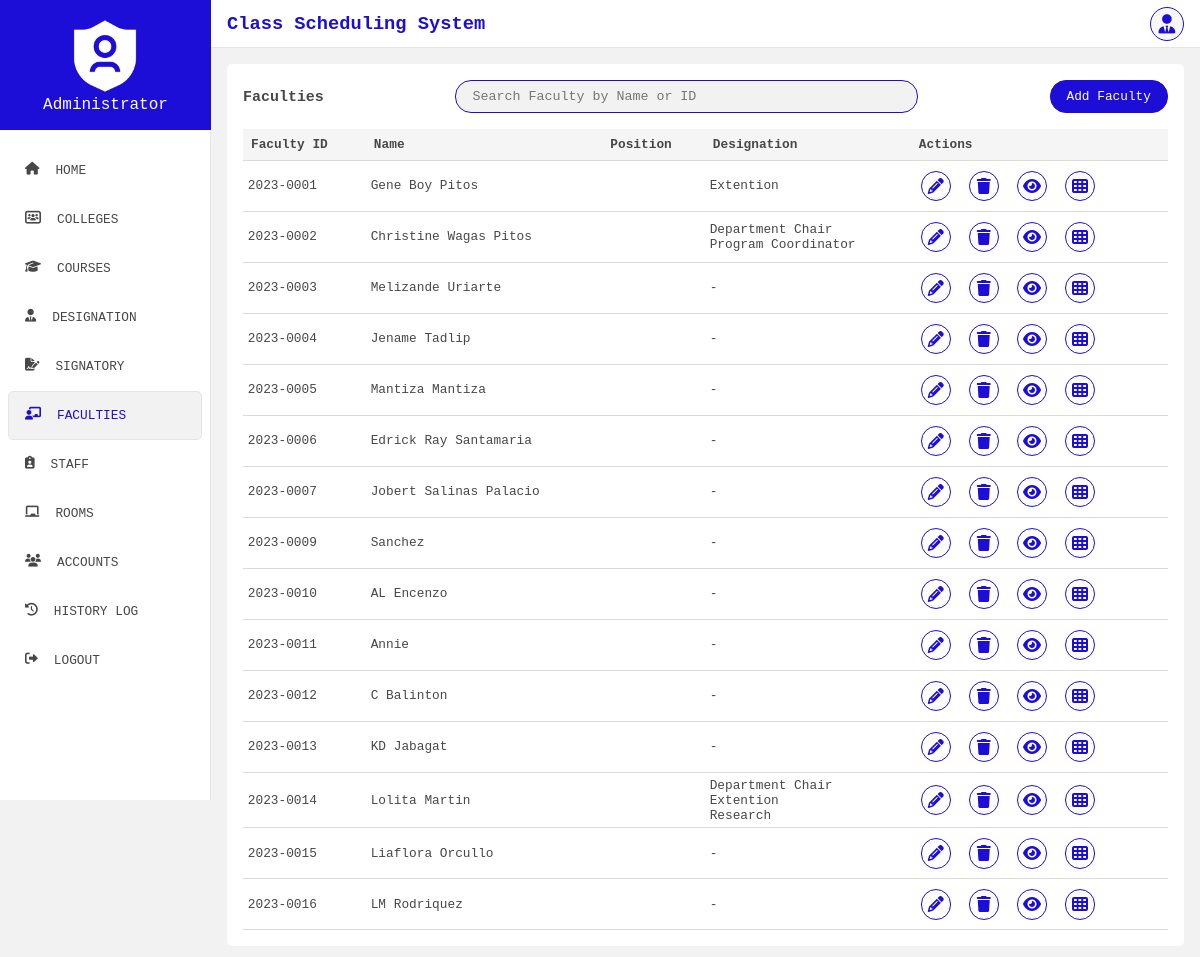
The app's page /view/faculties.php (signed in) with its own data.
### tables this page shows
CREATE TABLE `course_faculty` (
  `course_id` varchar(40) NOT NULL,
  `fac_id` varchar(40) NOT NULL
);

CREATE TABLE `faculty` (
  `fac_id` varchar(40) NOT NULL,
  `fname` varchar(100) DEFAULT NULL,
  `mname` varchar(100) DEFAULT NULL,
  `lname` varchar(40) DEFAULT NULL,
  `address` text DEFAULT NULL,
  `sex` varchar(40) DEFAULT NULL,
  `marital_stat` varchar(40) DEFAULT NULL,
  `contact` varchar(40) DEFAULT NULL,
  `vaccinated` varchar(40) DEFAULT NULL,
  `educ_qualification` varchar(50) NOT NULL,
  `qual_major` varchar(50) NOT NULL,
  `eligibility_prc` varchar(50) NOT NULL,
  `position_id` varchar(50) NOT NULL
);

CREATE TABLE `faculty_designation` (
  `fac_id` varchar(50) NOT NULL,
  `designation_id` varchar(50) NOT NULL
);

CREATE TABLE `designation` (
  `designation_id` varchar(50) NOT NULL,
  `designation_title` varchar(50) NOT NULL,
  `deloading` int(50) NOT NULL
);

### config/Dbh.php (called while the page is built)
<?php
class Dbh{
    private $host = "localhost";
    private $db_name = "class_scheduling";
    private $username = "root";
    private $password = "";
    public function connect(){
        try{
            $conn = new PDO("mysql:host=".$this->host.";dbname=".$this->db_name, $this->username, $this->password);
            $conn->setAttribute(PDO::ATTR_ERRMODE, PDO::ERRMODE_EXCEPTION);
            return $conn;
        } catch (PDOException $e){
            echo "Connection failed " . $e->getMessage();
        }
    }
}

### models/FacultiesModel.php (called while the page is built, shortened)
<?php
require_once "../config/Dbh.php";
class FacultiesModel extends Dbh{
    private $conn;
    public function __construct(){
        $this->conn = $this->connect();
    }
    public function read_faculties(){
        $sql = "SELECT * FROM `course_faculty` cf
                LEFT JOIN `faculty` f ON cf.fac_id = f.fac_id
                LEFT JOIN `course` c ON c.course_id = cf.course_id
                LEFT JOIN `college` cl ON cl.coll_id = c.coll_id ";
        $stmt = $this->conn->prepare($sql);
        $stmt->execute();
        return $stmt->fetchAll(PDO::FETCH_ASSOC);
    }
}

### controllers/FacultiesContr.php (called while the page is built, shortened)
<?php
require_once "../models/FacultiesModel.php";
require_once "../controllers/DesignationContr.php";
class FacultiesContr extends FacultiesModel{
    public function get_faculties(){
        return $this->read_faculties();
    }
}

### models/DesignationModel.php (called while the page is built, shortened)
<?php
require_once "../config/Dbh.php";
class DesignationModel extends Dbh{
    private $conn;
    public function __construct(){
        $this->conn = $this->connect();
    }
    public function read_faculty_designations($fac_id){
        $sql = "SELECT * FROM `faculty_designation` fd
                LEFT JOIN `designation` d ON d.designation_id = fd.designation_id
                WHERE `fac_id`=?";
        $stmt = $this->conn->prepare($sql);
        $stmt->execute([$fac_id]);
        return $stmt->fetchAll(PDO::FETCH_ASSOC);
    }
}

### controllers/DesignationContr.php (called while the page is built, shortened)
<?php
require_once "../models/DesignationModel.php";
class DesignationContr extends DesignationModel{
    public function get_faculty_designations($fac_id){
        if($fac_id){
            return $this->read_faculty_designations($fac_id);
        }
    }
}

### view/faculties.php (the view, shortened to what this page needs)
<?php
    require_once "../controllers/FacultiesContr.php";
    require_once "../controllers/DesignationContr.php";
    $faculties_contr = new FacultiesContr();
    $designation_contr = new DesignationContr();
    if(isset($_GET["course_id"])){
        $faculties = $faculties_contr->get_fac_by_crsID($_GET["course_id"]);
    }else{
        $faculties = $faculties_contr->get_faculties();
    }
?>
<!DOCTYPE html>
<html lang="en">
<head>
    <link rel="stylesheet" href="../public/css/general.css">
    <link rel="stylesheet" href="../public/css/all.css">
</head>
<body>
    <div class="container">
        <?php include '../includes/sidebar.php'; ?>
        <div class="main">
            <?php include '../includes/header.php'; ?>
            <div class="content">
                <div class="table_container">
                    <section>
                        <h3>Faculties</h3>
                        <input type="text" class="search_box" onkeyup="searchFaculty(event, `<?php echo $_SESSION['user']['user_type'];?>`);" placeholder="Search Faculty by Name or ID">
                        <?php
                        if($_SESSION["user"]["user_type"] == "admin" || $_SESSION["user"]["user_type"] == "staff"){
                            ?>
                            <button class="add_btn" id="add_faculty">
                                <span>Add Faculty</span>
                            </button>
                            <?php
                        }
                        ?>
                    </section>
                    <table>
                        <tr>
                            <th>Faculty ID</th>
                            <th>Name</th>
                            <th>Position</th>
                            <th>Designation</th>
                            <th>Actions</th>
                        </tr>
                        <tbody id="faculty_list">
                            <?php
                            foreach($faculties as $faculty){
                                ?>
                                <tr>
                                    <td><?php echo $faculty["fac_id"]; ?></td>
                                    <td><?php echo $faculty["fname"].' '.$faculty["mname"].' '.$faculty["lname"]; ?></td>
                                    <td><?php echo $faculty["position"]; ?></td>
                                    <td>
                                        <?php
                                        $fac_designations = $designation_contr->get_faculty_designations($faculty["fac_id"]);
                                        if(count($fac_designations) > 0){
                                            foreach($fac_designations as $designation){
                                                echo "<span>".$designation["designation_title"]."</span><br>";
                                            }
                                        }else {
                                            echo '-';
                                        }
                                        ?>
                                    </td>
                                    <td>
                                        <div class="actions_con">
                                            <div class="actions">
                                                <?php
                                                if($_SESSION["user"]["user_type"] == "admin"){
                                                    ?>
                                                    <button class="tb_action_item" onclick='handleFacultyEdit(`<?php echo json_encode($faculty); ?>`);' title="edit">
                                                        <i class="fas fa-pencil"></i>
                                                    </button>
                                                    <button class="tb_action_item" title="delete" onclick="handleDeleteFaculty(`<?php echo $faculty['fac_id']; ?>`, `<?php echo $faculty['course_id']; ?>`);">
                                                        <i class="fas fa-trash"></i>
                                                    </button>
                                                    <?php
                                                }
                                                ?>
                                                <button class="tb_action_item" onclick='showMoreFacultyInfo(`<?php echo json_encode($faculty); ?>`);' title="view">
                                                    <i class="fas fa-eye"></i>
                                                </button>
                                                <button class="tb_action_item" title="schedule">
                                                    <a href="./instructor_load.php?<?php echo 'fac_id='.$faculty["fac_id"].'&course_id='.$faculty["course_id"]; ?>">
                                                        <i class="fas fa-table-cells"></i>
                                                    </a>
                                                </button>
                                            </div>
                                        </div>
                                    </td>
                                </tr>
                                <?php
                            }
                            ?>
                        </tbody>
                    </table>
                </div>
            </div>
        </div>
    </div>
</body>
</html>

### public/css/general.css (style rules this page uses)
* { padding: 0; margin: 0; box-sizing: border-box; font-family: 'Courier New', Courier, monospace; }
:root { --primary: #ffffff; --secondary: #474747; --blue-accent: #1c0ed7; --orange-accent: #F15412; }
body { background-color: #f3f2f2; height: 90vh; }
.container { display: flex; }
.main { width: 100%; display: flex; flex-direction: column; }
.search_box { width: 50%; padding: .5rem 1rem; border-radius: 1rem; border: 1px solid var(--blue-accent); background-color: #f3f2f2; outline: none; }
.content { flex: 1; padding: 1rem; width: 100%; font-size: .8rem; }
.table_container { background-color: var(--primary); padding: 1rem; border-radius: 5px; color: var(--secondary); overflow-y: auto; }
.table_container section { display: flex; align-items: center; justify-content: space-between; margin-bottom: 1rem; }
.add_btn { background-color: var(--blue-accent); color: var(--primary); border: none; outline: none; border: 1px solid var(--blue-accent); font-size: .8rem; padding: .5rem 1rem; border-radius: 1rem; cursor: pointer; }
table { width: 100%; border-radius: 5px; border-collapse: collapse; }
td, th { border-bottom: 1px solid #dadada; }
th { background-color: #f5f5f5; padding: .5rem; text-align: left; }
td { padding: .3rem; }
.tb_action_item { margin-right: .5rem; border: none; outline: none; background-color: #FFF; cursor: pointer; margin: 5px; }
.tb_action_item i { font-size: 1rem; position: relative; background-color: var(--primary); border: 1px solid var(--blue-accent); color: var(--blue-accent); border-radius: 50%; width: 1.9rem; height: 1.9rem; text-align: center; }
.tb_action_item i::before { position: relative; top: 50%; transform: translateY(-50%); display: block; }
.actions_con { position: relative; }
.actions { align-items: center; }

### records on screen
course_faculty: fac.fac_id "2023-0001", fac.fname "Gene Boy", fac.lname "Pitos"
faculty_designation: designation.designation_title "Extention"
course_faculty: fac.fac_id "2023-0002", fac.fname "Christine", fac.mname "Wagas", fac.lname "Pitos"
faculty_designation: designation.designation_title "Department Chair"
faculty_designation: designation.designation_title "Program Coordinator"
course_faculty: fac.fac_id "2023-0003", fac.fname "Melizande", fac.lname "Uriarte"
course_faculty: fac.fac_id "2023-0004", fac.fname "Jename", fac.lname "Tadlip"
course_faculty: fac.fac_id "2023-0005", fac.fname "Mantiza", fac.lname "Mantiza"
course_faculty: fac.fac_id "2023-0006", fac.fname "Edrick Ray", fac.lname "Santamaria"
course_faculty: fac.fac_id "2023-0007", fac.fname "Jobert", fac.mname "Salinas", fac.lname "Palacio"
course_faculty: fac.fac_id "2023-0009", fac.lname "Sanchez"
course_faculty: fac.fac_id "2023-0010", fac.fname "AL", fac.lname "Encenzo"
course_faculty: fac.fac_id "2023-0011", fac.fname "Annie"
course_faculty: fac.fac_id "2023-0012", fac.fname "C", fac.lname "Balinton"
course_faculty: fac.fac_id "2023-0013", fac.fname "KD", fac.lname "Jabagat"
course_faculty: fac.fac_id "2023-0014", fac.fname "Lolita", fac.lname "Martin"
faculty_designation: designation.designation_title "Department Chair"
faculty_designation: designation.designation_title "Extention"
faculty_designation: designation.designation_title "Research"
course_faculty: fac.fac_id "2023-0015", fac.fname "Liaflora", fac.lname "Orcullo"
course_faculty: fac.fac_id "2023-0016", fac.fname "LM", fac.lname "Rodriquez"
